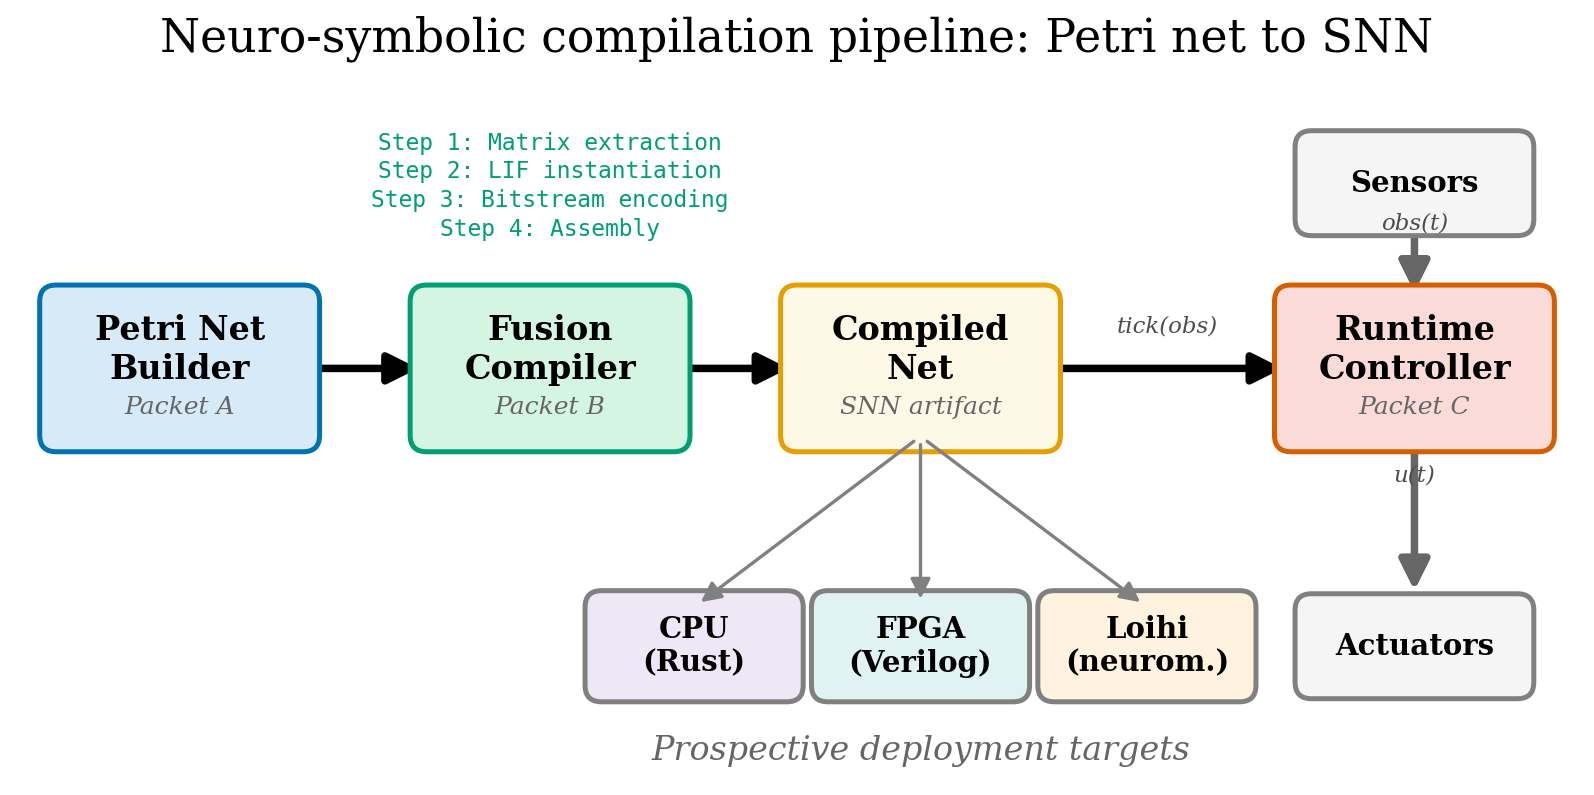

Source code (Python):
#!/usr/bin/env python3
# SPDX-License-Identifier: AGPL-3.0-or-later
# Commercial license available
# © Concepts 1996–2026 Miroslav Šotek. All rights reserved.
# © Code 2020–2026 Miroslav Šotek. All rights reserved.
# ORCID: 0009-0009-3560-0851
# Contact: www.anulum.li | protoscience@anulum.li
# SCPN Fusion Core — source/config header compliance
"""
Figure: Compilation pipeline block diagram.

Block diagram: Petri Net (Packet A) -> Compiler (Packet B) -> SNN (runtime)
  -> Hardware targets (CPU/FPGA/Neuromorphic).

Shows the three-stage compilation flow with intermediate representations:
  StochasticPetriNet -> FusionCompiler -> CompiledNet -> Controller -> Actuators

Output: fig_compilation_pipeline.pdf / .png
"""

import sys
import os

sys.path.insert(0, os.path.dirname(__file__))
from style import apply_style, figsize, DOUBLE_COL, COLORS

apply_style()
import matplotlib.pyplot as plt
from matplotlib.patches import FancyBboxPatch, FancyArrowPatch


def _draw_block(ax, xy, w, h, label, sublabel=None, color='#E8F0FE',
                edgecolor='k', fontsize=8, text_color='k'):
    """Draw a rounded rectangle with label."""
    rect = FancyBboxPatch(
        (xy[0] - w / 2, xy[1] - h / 2), w, h,
        boxstyle='round,pad=0.08',
        facecolor=color, edgecolor=edgecolor,
        linewidth=1.2, zorder=3
    )
    ax.add_patch(rect)
    if sublabel:
        ax.text(xy[0], xy[1] + 0.09, label, ha='center', va='center',
                fontsize=fontsize, fontweight='bold', color=text_color,
                zorder=4)
        ax.text(xy[0], xy[1] - 0.19, sublabel, ha='center', va='center',
                fontsize=fontsize - 2, color='0.4', zorder=4,
                style='italic')
    else:
        ax.text(xy[0], xy[1], label, ha='center', va='center',
                fontsize=fontsize, fontweight='bold', color=text_color,
                zorder=4)


def _arrow(ax, start, end, label=None, color='k'):
    """Draw a thick arrow between blocks."""
    arrow = FancyArrowPatch(
        start, end,
        arrowstyle='-|>',
        connectionstyle='arc3,rad=0',
        color=color, linewidth=1.8, zorder=2,
        mutation_scale=15,
    )
    ax.add_patch(arrow)
    if label:
        mid_x = 0.5 * (start[0] + end[0])
        mid_y = 0.5 * (start[1] + end[1]) + 0.15
        ax.text(mid_x, mid_y, label, ha='center', va='bottom',
                fontsize=5.5, color='0.3', style='italic')


def main():
    outdir = os.path.dirname(__file__)

    fig, ax = plt.subplots(figsize=figsize(DOUBLE_COL, 0.42))

    # Main pipeline blocks (horizontal flow)
    y_main = 1.0
    blocks = [
        (0.8, y_main, 1.2, 0.65, 'Petri Net\nBuilder',
         'Packet A', '#D6EAF8', COLORS["blue"]),
        (2.6, y_main, 1.2, 0.65, 'Fusion\nCompiler',
         'Packet B', '#D5F5E3', COLORS["green"]),
        (4.4, y_main, 1.2, 0.65, 'Compiled\nNet',
         'SNN artifact', '#FEF9E7', COLORS["orange"]),
        (6.8, y_main, 1.2, 0.65, 'Runtime\nController',
         'Packet C', '#FADBD8', COLORS["red"]),
    ]

    for x, y, w, h, label, sublabel, color, ec in blocks:
        _draw_block(ax, (x, y), w, h, label, sublabel=sublabel,
                    color=color, edgecolor=ec)

    # Arrows between main blocks
    _arrow(ax, (1.4, y_main), (2.0, y_main))
    _arrow(ax, (3.2, y_main), (3.8, y_main))
    _arrow(ax, (5.0, y_main), (6.2, y_main), 'tick(obs)')

    # Input/Output blocks
    _draw_block(ax, (6.8, -0.35), 1.0, 0.35, 'Actuators',
                color='#F5F5F5', edgecolor='0.5', fontsize=7)
    _arrow(ax, (6.8, y_main - 0.33), (6.8, -0.12), 'u(t)', color='0.4')

    # Sensor input
    _draw_block(ax, (6.8, 1.9), 1.0, 0.35, 'Sensors',
                color='#F5F5F5', edgecolor='0.5', fontsize=7)
    _arrow(ax, (6.8, 1.67), (6.8, y_main + 0.33), 'obs(t)', color='0.4')

    # Hardware targets (below compiled net)
    y_hw = -0.35
    hw_targets = [
        (3.3, y_hw, 'CPU\n(Rust)', '#EDE7F6'),
        (4.4, y_hw, 'FPGA\n(Verilog)', '#E0F2F1'),
        (5.5, y_hw, 'Loihi\n(neurom.)', '#FFF3E0'),
    ]
    for x, y, label, color in hw_targets:
        _draw_block(ax, (x, y), 0.9, 0.38, label, color=color,
                    edgecolor='0.5', fontsize=7)

    # Arrows from compiled net to hardware targets
    for x, y, _, _ in hw_targets:
        ax.annotate('', xy=(x, y + 0.19), xytext=(4.4, y_main - 0.33),
                    arrowprops=dict(arrowstyle='-|>', color='0.5',
                                   lw=0.8, connectionstyle='arc3,rad=0'))

    # Title label for hardware targets
    ax.text(4.4, -0.78, 'Prospective deployment targets',
            ha='center', va='top', fontsize=8, color='0.4',
            style='italic')

    # Inner details of compiler
    compiler_details = [
        'Step 1: Matrix extraction',
        'Step 2: LIF instantiation',
        'Step 3: Bitstream encoding',
        'Step 4: Assembly',
    ]
    for i, detail in enumerate(compiler_details):
        ax.text(2.6, 2.04 - i * 0.14, detail,
                ha='center', va='bottom', fontsize=5.5, color=COLORS["green"],
                family='monospace')

    ax.set_xlim(0.0, 7.6)
    ax.set_ylim(-1.0, 2.3)
    ax.set_aspect('equal')
    ax.axis('off')
    ax.set_title('Neuro-symbolic compilation pipeline: Petri net to SNN',
                 fontsize=11, pad=12)

    for ext in ('pdf', 'png'):
        fig.savefig(os.path.join(outdir, f'fig_compilation_pipeline.{ext}'))
    plt.close(fig)
    print('  [OK] fig_compilation_pipeline')


if __name__ == '__main__':
    main()
